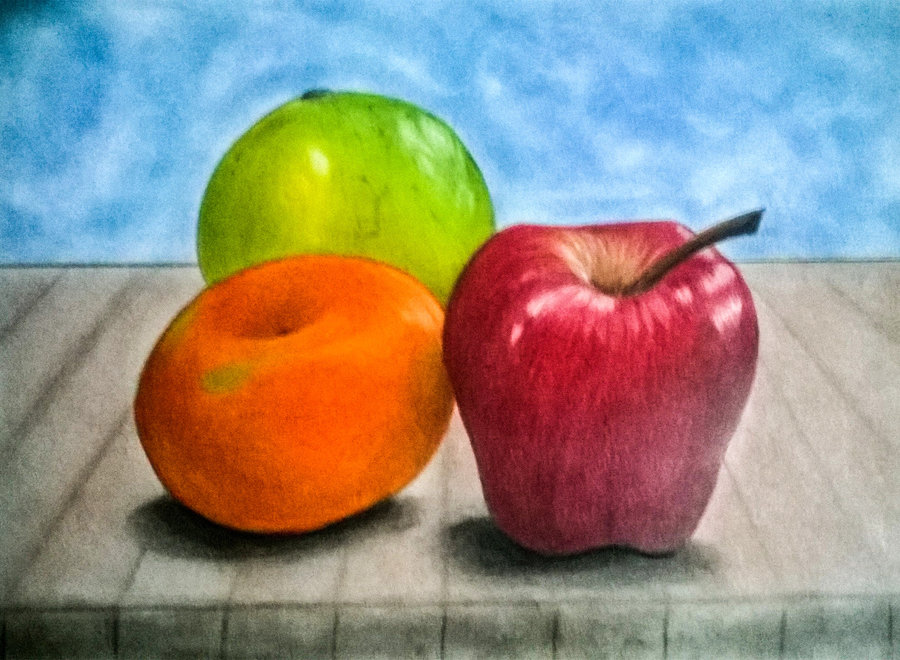
#> input picture MS_DataScience/Computer Vision/Hough Transformations & Segmentation/frutas.jpg, 900 x 660 px
$ jupyter execute 'Image Segmentation.ipynb'
#> lines starting #> are read from the running program, lines starting #| are printed output that depends on the picture
[cell 1]
import numpy as np
import pandas as pd
import matplotlib.pyplot as plt
import math
import cv2

## Image Segmentation

[cell 2]
def segmentation(image, clusters, attempts):
#> called with image = 'frutas.jpg', clusters = 10, attempts = 10
    img = cv2.imread(image)
#> img is the input picture: shape (660, 900, 3); mean B, G, R 129.3, 140.8, 148.6
    img = cv2.cvtColor(img, cv2.COLOR_BGR2RGB)

    img_in = img.reshape((-1,3))
    img_in = np.float32(img_in)

    criteria = (cv2.TERM_CRITERIA_EPS + cv2.TERM_CRITERIA_MAX_ITER, 10, 1.0)

    K = clusters
    attempts = attempts
    ret, label, center = cv2.kmeans(
        img_in,
        K,
        None,
        criteria,
        attempts,
        cv2.KMEANS_PP_CENTERS
    )
#> ret = 570301251.8; center = [[148.6, 149.3, 133.2], [145.9, 38.83, 31.68], [97.7, 174.6, 221.5], [230.1, 92.74, 4.32], [143.3, 201.5, 242.4], [103.5, 106, 90.44], [193, 74.05, 86.54], [49.3, 41.95, 31.66], [156, 187.3, 8.99], [197.3, 186.6, 174.4]]

    center = np.uint8(center)
#> center = [[148, 149, 133], [145, 38, 31], [97, 174, 221], [230, 92, 4], [143, 201, 242], [103, 106, 90], [193, 74, 86], [49, 41, 31], [155, 187, 8], [197, 186, 174]]

    res = center[label.flatten()]
    result_image = res.reshape((img.shape))
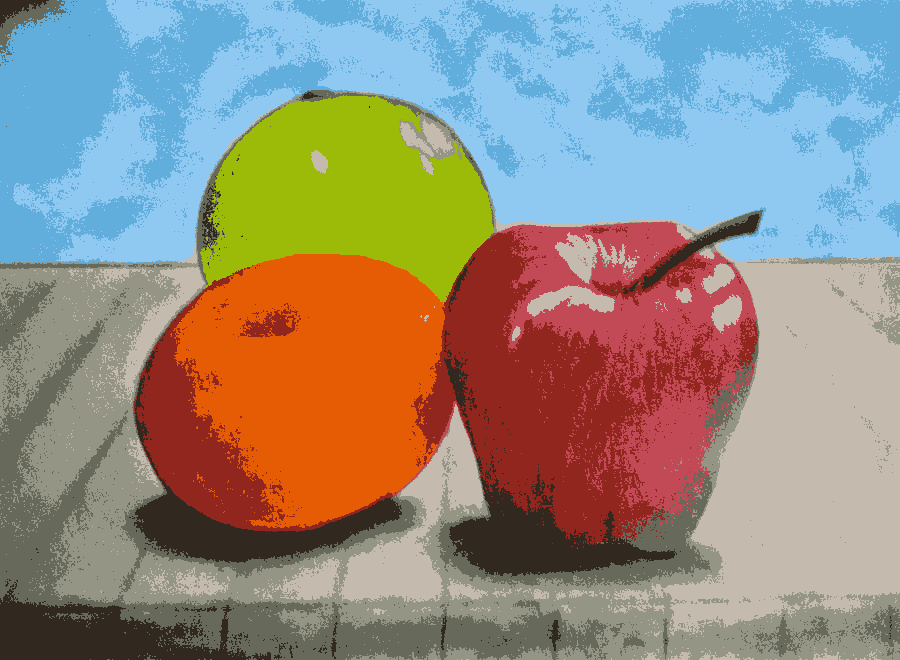
#> result_image: shape (660, 900, 3); mean R, G, B 148.1, 140.3, 128.8

    plt.figure(figsize=(12,18))
    plt.subplot(1,2,1)
    plt.imshow(img)
    plt.title('Original Image')
    plt.subplot(1,2,2)
    plt.imshow(result_image)
    plt.title('K-Means Clustering')

    return(result_image, label.reshape((result_image.shape[0], result_image.shape[1])))

[cell 3]
image, label = segmentation(
    image = 'frutas.jpg',
    clusters = 10,
    attempts = 10
)
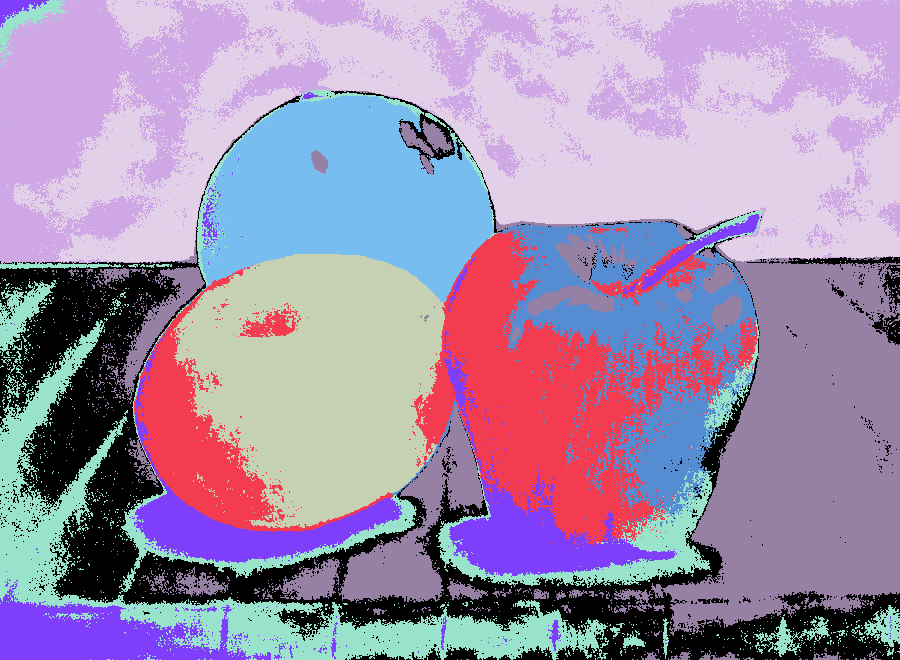
#> label: shape (660, 900) int32; 10 distinct labels, from 0 to 9; one colour per label, 0 black
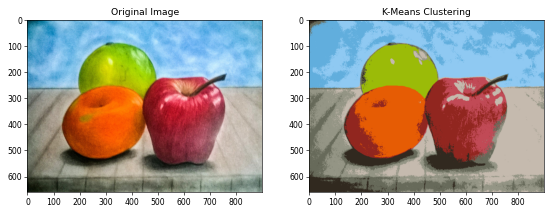
#> figure drawn by matplotlib, 2 panels

### Defining the function to extrac a specific label in the image

[cell 4]
def image_extraction_by_clustering(image, label, key):
    #Creating an empty matrix for thresholding the result image
    filtered_matrix = np.zeros_like(image, dtype = np.uint8)

    #Filtering the label by the specified key
    filtered_matrix[label==key] = image[label==key]

    return(filtered_matrix)

#### Labels in the cluster:

[cell 5]
np.unique(label)
#> Out = [0, 1, 2, 3, 4, 5, 6, 7, 8, 9]

### Extracting an orange using the Label = 1

[cell 6]
plt.imshow(
    image_extraction_by_clustering(
        image = image,
        label = label,
        key = 1
    )
)
#> in image_extraction_by_clustering, `filtered_matrix[label==key] = image[label==key]`:
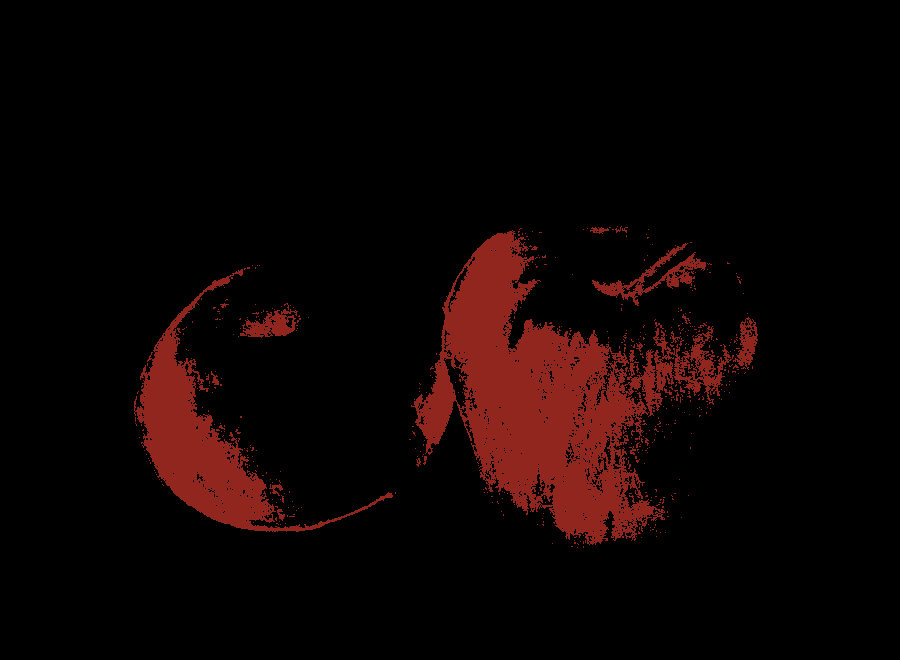
#> filtered_matrix: shape (660, 900, 3); mean R, G, B 13.8, 3.6, 2.9

### Extracting an apple using the Label = 5

[cell 7]
plt.imshow(
    image_extraction_by_clustering(
        image = image,
        label = label,
        key = 5
    )
)
#> call 2 of image_extraction_by_clustering, with key = 5
#> in image_extraction_by_clustering (call 2), `filtered_matrix[label==key] = image[label==key]`:
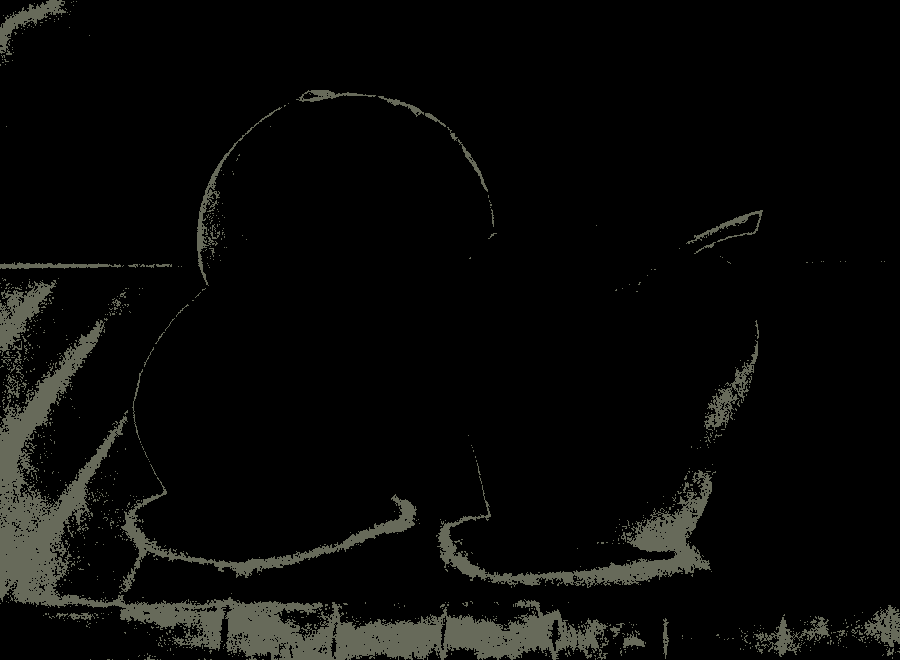
#> filtered_matrix: shape (660, 900, 3); mean R, G, B 8.8, 9, 7.7

$ run again, with MS_DataScience/Computer Vision/Hough Transformations & Segmentation/field2.jpg copied over MS_DataScience/Computer Vision/Hough Transformations & Segmentation/frutas.jpg
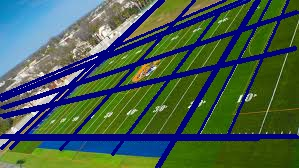
#> input picture MS_DataScience/Computer Vision/Hough Transformations & Segmentation/field2.jpg, 299 x 168 px
#> in segmentation, img is the input picture: shape (168, 299, 3); mean B, G, R 76.6, 93.5, 69
#> in segmentation, `ret, label, center = cv2.kmeans( img_in, K, None, criteria, attempts, ..`: ret = 31453368.4; center = [[71.08, 110.2, 15.97], [13.84, 88.3, 162.6], [111.8, 173.4, 216.9], [120.3, 146.7, 42.33], [52.05, 83.14, 5.89], [1.83, 2.22, 120.9], [136, 137.4, 117.8], [3.6, 10.8, 71.14], [204.3, 202.7, 195.4], [82.53, 97.5, 77.63]]
#> in segmentation, `center = np.uint8(center)`: center = [[71, 110, 15], [13, 88, 162], [111, 173, 216], [120, 146, 42], [52, 83, 5], [1, 2, 120], [136, 137, 117], [3, 10, 71], [204, 202, 195], [82, 97, 77]]
#> `[cell 3] image, label = segmentation( image = 'frutas.jpg', clusters =..`:
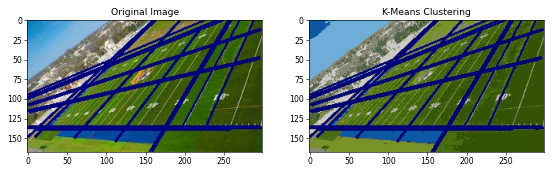
#> figure drawn by matplotlib, 2 panels
#> Out = [0, 1, 2, 3, 4, 5, 6, 7, 8, 9]
#> in image_extraction_by_clustering (call 2), `filtered_matrix[label==key] = image[label==key]`:
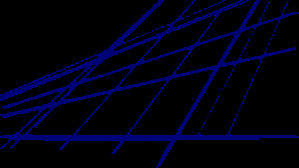
#> filtered_matrix: shape (168, 299, 3); mean R, G, B 0.1, 0.3, 17.4
